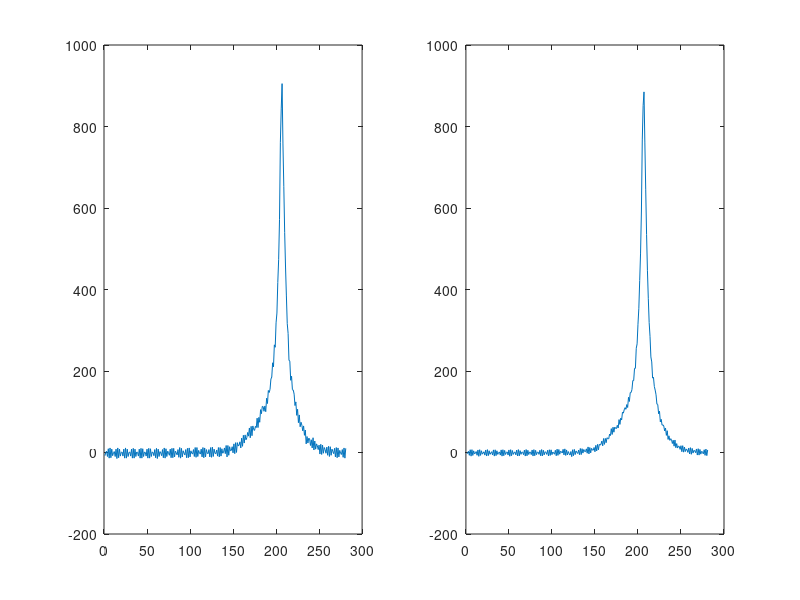

MATLAB code for this plot:
load('Data/cs10318.mat')
data=reshape(cutCube.A2,[64,281]);
[U S V]=svd(data);
sigVals=diag(S);
sigVals(15:end)=0;
newS=S;
newS(logical(eye(size(newS))))=sigVals;
dataRed=U*newS*V';

subplot(1,2,1);
plot(data(22,:));
subplot(1,2,2)
plot(dataRed(22,:));
